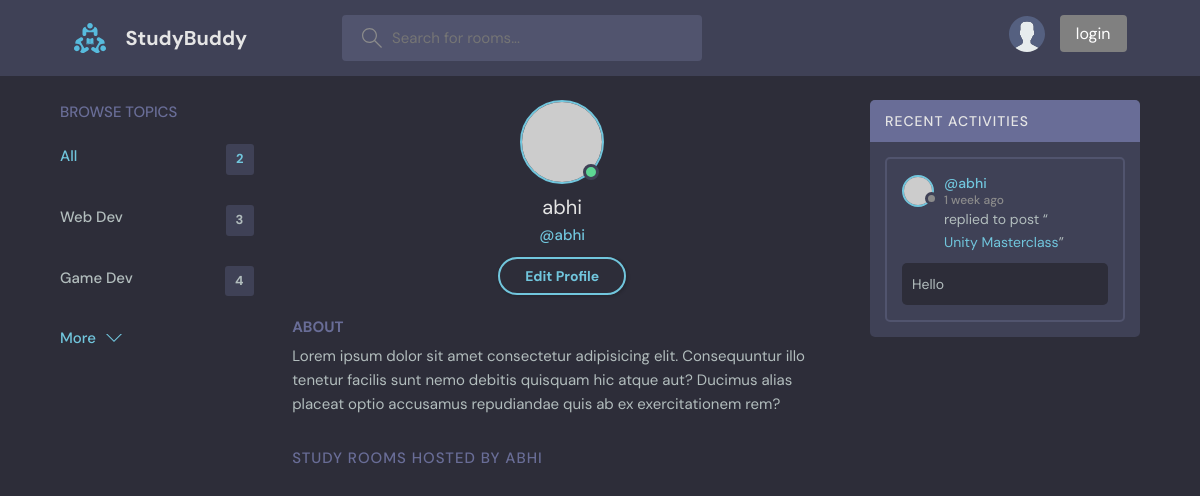
The page /profile/7/ on the database as committed earlier.
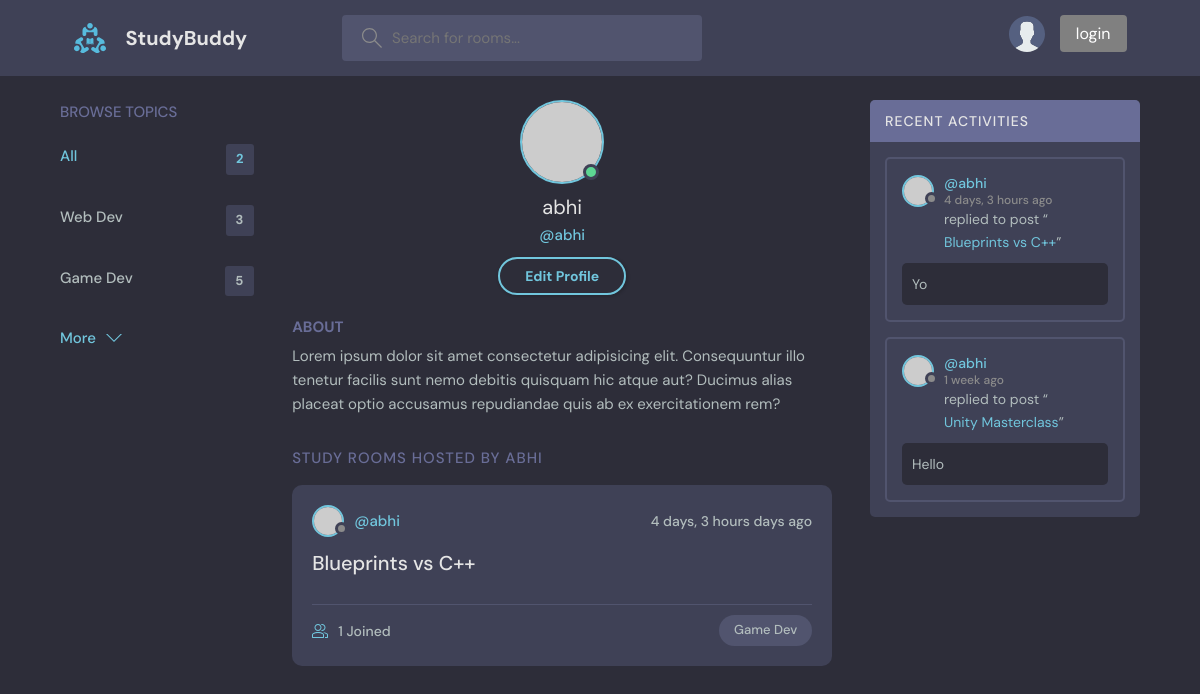
The same page on the database as committed later.
### base/models.py (models this page shows, shortened)
class Topic(models.Model):
    name = models.CharField(max_length=200)

class Message(models.Model):
    user  = models.ForeignKey(User, on_delete=models.CASCADE)
    room = models.ForeignKey(Room, on_delete=models.CASCADE)
    body = models.TextField()
    updated = models.DateTimeField(auto_now=True)
    created = models.DateTimeField(auto_now_add=True)
    class Meta:
        ordering = ['-updated', '-created']

class Room(models.Model):
    host = models.ForeignKey(User, on_delete=models.SET_NULL, null=True)
    topic = models.ForeignKey(Topic, on_delete=models.SET_NULL, null=True)
    name = models.CharField(max_length=200)
    description = models.TextField(null=True, blank=True)
    participants = models.ManyToManyField(User, related_name='participants', blank=True)
    updated = models.DateTimeField(auto_now=True)
    created = models.DateTimeField(auto_now_add=True)
    class Meta:
        ordering = ['-updated', '-created']
    def __str__(self):
        return self.name

### base/views.py (the view)
# urls.py: path('profile/<str:pk>/', views.userProfile, name="user-profile"),
def userProfile(request, pk):
    user = User.objects.get(id=pk)
    rooms = user.room_set.all()
    room_messages = user.message_set.all()
    topics = Topic.objects.all()
    context = { 'user': user, 'rooms': rooms, 'room_messages': room_messages, 'topics': topics }
    return render(request, 'base/profile.html', context)

### base/templates/base/profile.html
{% extends 'main.html' %}
{% block content %}
  <main class="profile-page layout layout--3">
    <div class="container">
      {% include 'base/topics_component.html' %}
      <div class="roomList">
        <div class="profile">
          <div class="profile__avatar">
            <div class="avatar avatar--large active">
              <img src="https://randomuser.me/api/portraits/men/11.jpg" />
            </div>
          </div>
          <div class="profile__info">
            <h3>{{user.username}}</h3>
            <p>@{{user.username}}</p>
            <a href="edit-user.html" class="btn btn--main btn--pill">Edit Profile</a>
          </div>
          <div class="profile__about">
            <h3>About</h3>
            <p>
              Lorem ipsum dolor sit amet consectetur adipisicing elit. Consequuntur illo tenetur
              facilis sunt nemo debitis quisquam hic atque aut? Ducimus alias placeat optio
              accusamus repudiandae quis ab ex exercitationem rem?
            </p>
          </div>
        </div>
        <div class="roomList__header">
          <div>
            <h2>Study Rooms Hosted by {{user.username}}</a>
            </h2>
          </div>
        </div>
        {% include 'base/feed_component.html' %}
      </div>
      {% include 'base/activity_component.html' %}
    </div>
  </main>
</body>
{% endblock content %}

### templates/main.html (shortened to what this page needs)
<!DOCTYPE html>
{% load static %}
<html lang="en">
  <head>
    <link rel="stylesheet" href={% static 'styles/style.css' %}/>
  </head>
  <body>
    {% include 'navbar.html' %}
    {% block content %}
    {% endblock content %}
  </body>
</html>

### templates/navbar.html (shortened to what this page needs)
{% load static %}
<header class="header header--loggedIn">
    <div class="container">
      <a href="{% url 'home' %}" class="header__logo">
        <img src="{% static 'images/logo.svg' %}"/>
        <h1>StudyBuddy</h1>
      </a>
      <form class="header__search" method="GET" action="{% url 'home' %}">
        <label>
          <input name="q" placeholder="Search for rooms..." />
        </label>
      </form>
      <nav class="header__menu">
        {% if request.user.is_authenticated %}
        <div class="header__user">
          <a href="profile.html">
            <div class="avatar avatar--medium active">
              <img src="https://randomuser.me/api/portraits/men/37.jpg" />
            </div>
            <p>{{request.user.username}}<span>@{{request.user.username}}</span></p>
          </a>
          <button class="dropdown-button">
            <svg version="1.1" xmlns="http://www.w3.org/2000/svg" width="32" height="32" viewBox="0 0 32 32">
              <title>chevron-down</title>
              <path d="M16 21l-13-13h-3l16 16 16-16h-3l-13 13z"></path>
            </svg>
          </button>
        </div>
        {% else %}
        <a href="{% url 'login' %}">
          <img src="{% static 'images/avatar.svg' %}" />
          <button class="button" >login</button>
        </a>
        {% endif %}
      </nav>
    </div>
  </header>

### base/templates/base/topics_component.html
<div class="topics">
    <div class="topics__header">
      <h2>Browse Topics</h2>
    </div>
    <ul class="topics__list">
      <li>
        <a href="{% url 'home' %}" class="active">All<span>{{topics.count}}</span></a>
      </li>
      {% for topic in topics %}
      <li>
        <a href="{% url 'home' %}?q={{topic.name}}">{{topic.name}}<span>{{topic.room_set.all.count}}</span></a>
      </li>
      {% endfor %}
    </ul>
    <a class="btn btn--link" href="topics.html">
      More
      <svg
        version="1.1"
        xmlns="http://www.w3.org/2000/svg"
        width="32"
        height="32"
        viewBox="0 0 32 32"
      >
        <title>chevron-down</title>
        <path d="M16 21l-13-13h-3l16 16 16-16h-3l-13 13z"></path>
      </svg>
    </a>
  </div>

### base/templates/base/feed_component.html (shortened to what this page needs)
{% for room in rooms%}
<div class="roomListRoom">
  <div class="roomListRoom__header">
    <a href="{% url 'user-profile' room.host.id %}" class="roomListRoom__author">
      <div class="avatar avatar--small">
        <img src="https://randomuser.me/api/portraits/women/11.jpg" />
      </div>
      <span>@{{room.host.username}}</span>
    </a>
    <div class="roomListRoom__actions">
      <span>{{room.created|timesince}} days ago</span>
    </div>
  </div>
  <div class="roomListRoom__content">
    <a href="{% url 'room' room.id %}">{{room.name}}</a>
  </div>
  <div class="roomListRoom__meta">
    <a href="{% url 'room' room.id %}" class="roomListRoom__joined">
      {{room.participants.all.count}} Joined
    </a>
    <p class="roomListRoom__topic">{{room.topic.name}}</p>
  </div>
</div>
{% endfor %}

### base/templates/base/activity_component.html (shortened to what this page needs)
<div class="activities">
  <div class="activities__header">
    <h2>Recent Activities</h2>
  </div>
  {% for message in room_messages %}
  <div class="activities__box">
    <div class="activities__boxHeader roomListRoom__header">
      <a href="{% url 'user-profile' message.user.id %}" class="roomListRoom__author">
        <div class="avatar avatar--small">
          <img src="https://randomuser.me/api/portraits/women/11.jpg" />
        </div>
        <p>
          @{{message.user}}
          <span> {{message.created|timesince}} ago</span>
        </p>
      </a>
    </div>
    <div class="activities__boxContent">
      <p>
        replied to post “<a href="{% url 'room' message.room.id %}">{{message.room}}</a
        >”
      </p>
      <div class="activities__boxRoomContent">
        {{message.body}}
      </div>
    </div>
  </div>
  {% endfor %}
</div>

Rows that differ between the two databases and show on the page:
computed for Topic "Game Dev": room_set.all.count "4" → "5"
added Room: host.username "abhi", created "4 days, 3 hours", name "Blueprints vs C++", participants.all.count "1", topic.name "Game Dev"
added Message: user "abhi", created "4 days, 3 hours", room "Blueprints vs C++", body "Yo"
